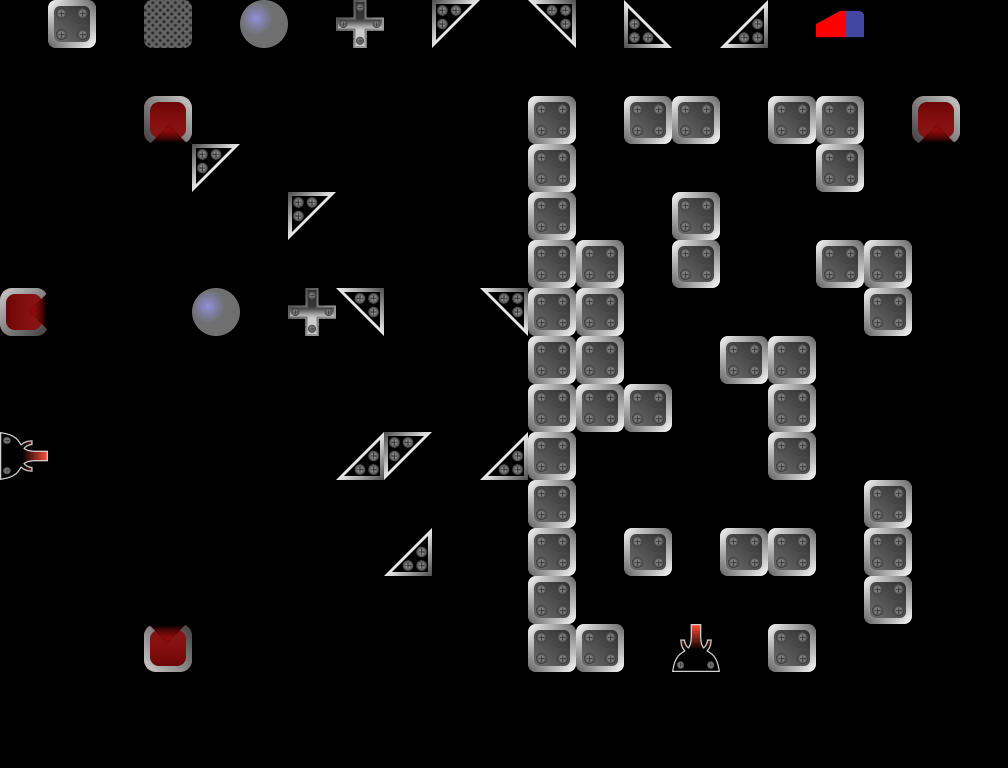

The image is a tile-based game level rendered from a .tmx file. Its description and complete source (layers, tilesets, objects, tile grids) follow:
An orthogonal 21x16 tile map with 48x48 px tiles, 2 tile layers (Blocks, Info), 1 hidden layer not drawn, 1 image layer.

<map version="1.10" tiledversion="1.10.2" orientation="orthogonal" renderorder="right-down" width="21" height="16" tilewidth="48" tileheight="48" infinite="0" nextlayerid="10" nextobjectid="2">
 <editorsettings>
  <export target="../../public/assets/levels/level-21.json" format="json" />
 </editorsettings>
 <tileset firstgid="1" name="tileset" tilewidth="48" tileheight="48" tilecount="18" columns="18">
  <image source="../../public/assets/tileset.png" width="864" height="48" />
  <tile id="0" type="BlockingBlock" />
  <tile id="1" type="Cross" />
  <tile id="2" type="BallMirror" />
  <tile id="3" type="BottomLeftMirror" />
  <tile id="4" type="BottomRightMirror" />
  <tile id="5" type="TopLeftMirror" />
  <tile id="6" type="TopRightMirror" />
  <tile id="7" type="TimedBlock" />
  <tile id="8" type="LaserStartDown" />
  <tile id="9" type="LaserStartLeft" />
  <tile id="10" type="LaserStartRight" />
  <tile id="11" type="LaserStartUp" />
  <tile id="12" type="TargetUp" />
  <tile id="13" type="TargetRight" />
  <tile id="14" type="TargetDown" />
  <tile id="15" type="TargetLeft" />
  <tile id="16" type="ForbiddenBlock" />
  <tile id="17" type="Eraser" />
 </tileset>
 <imagelayer id="9" name="bg" locked="1" opacity="0.5" offsetx="-1.34366" offsety="95.2359">
  <image source="../black.png" width="960" height="576" />
 </imagelayer>
 <layer id="2" name="Blocks" width="21" height="16">
  <data encoding="csv">
0,0,0,0,0,0,0,0,0,0,0,0,0,0,0,0,0,0,0,0,0,
0,0,0,0,0,0,0,0,0,0,0,0,0,0,0,0,0,0,0,0,0,
0,0,0,15,0,0,0,0,0,0,0,1,0,1,1,0,1,1,0,15,0,
0,0,0,0,5,0,0,0,0,0,0,1,0,0,0,0,0,1,0,0,0,
0,0,0,0,0,0,5,0,0,0,0,1,0,0,1,0,0,0,0,0,0,
0,0,0,0,0,0,0,0,0,0,0,1,1,0,1,0,0,1,1,0,0,
14,0,0,0,3,0,2,4,0,0,4,1,1,0,0,0,0,0,1,0,0,
0,0,0,0,0,0,0,0,0,0,0,1,1,0,0,1,1,0,0,0,0,
0,0,0,0,0,0,0,0,0,0,0,1,1,1,0,0,1,0,0,0,0,
11,0,0,0,0,0,0,6,5,0,6,1,0,0,0,0,1,0,0,0,0,
0,0,0,0,0,0,0,0,0,0,0,1,0,0,0,0,0,0,1,0,0,
0,0,0,0,0,0,0,0,6,0,0,1,0,1,0,1,1,0,1,0,0,
0,0,0,0,0,0,0,0,0,0,0,1,0,0,0,0,0,0,1,0,0,
0,0,0,13,0,0,0,0,0,0,0,1,1,0,12,0,1,0,0,0,0,
0,0,0,0,0,0,0,0,0,0,0,0,0,0,0,0,0,0,0,0,0,
0,0,0,0,0,0,0,0,0,0,0,0,0,0,0,0,0,0,0,0,0
</data>
 </layer>
 <layer id="5" name="Info" width="21" height="16">
  <properties>
   <property name="BallMirror" type="int" value="1" />
   <property name="BlockingBlock" type="int" value="0" />
   <property name="BottomLeftMirror" type="int" value="2" />
   <property name="BottomRightMirror" type="int" value="1" />
   <property name="Cross" type="int" value="2" />
   <property name="LevelName" value="The Two Probelms" />
   <property name="MaxItems" type="int" value="10" />
   <property name="TimedBlock" type="int" value="0" />
   <property name="TopLeftMirror" type="int" value="3" />
   <property name="TopRightMirror" type="int" value="1" />
  </properties>
  <data encoding="csv">
0,1,0,8,0,3,0,2,0,5,0,4,0,7,0,6,0,18,0,0,0,
0,0,0,0,0,0,0,0,0,0,0,0,0,0,0,0,0,0,0,0,0,
0,0,0,0,0,0,0,0,0,0,0,0,0,0,0,0,0,0,0,0,0,
0,0,0,0,0,0,0,0,0,0,0,0,0,0,0,0,0,0,0,0,0,
0,0,0,0,0,0,0,0,0,0,0,0,0,0,0,0,0,0,0,0,0,
0,0,0,0,0,0,0,0,0,0,0,0,0,0,0,0,0,0,0,0,0,
0,0,0,0,0,0,0,0,0,0,0,0,0,0,0,0,0,0,0,0,0,
0,0,0,0,0,0,0,0,0,0,0,0,0,0,0,0,0,0,0,0,0,
0,0,0,0,0,0,0,0,0,0,0,0,0,0,0,0,0,0,0,0,0,
0,0,0,0,0,0,0,0,0,0,0,0,0,0,0,0,0,0,0,0,0,
0,0,0,0,0,0,0,0,0,0,0,0,0,0,0,0,0,0,0,0,0,
0,0,0,0,0,0,0,0,0,0,0,0,0,0,0,0,0,0,0,0,0,
0,0,0,0,0,0,0,0,0,0,0,0,0,0,0,0,0,0,0,0,0,
0,0,0,0,0,0,0,0,0,0,0,0,0,0,0,0,0,0,0,0,0,
0,0,0,0,0,0,0,0,0,0,0,0,0,0,0,0,0,0,0,0,0,
0,0,0,0,0,0,0,0,0,0,0,0,0,0,0,0,0,0,0,0,0
</data>
 </layer>
 <layer id="7" name="SelectionArea" width="21" height="16" visible="0" locked="1">
  <data encoding="csv">
0,0,0,0,0,0,0,0,0,0,0,0,0,0,0,0,0,0,0,0,0,
0,0,0,0,0,0,0,0,0,0,0,0,0,0,0,0,0,0,0,0,0,
8,8,8,8,8,8,8,8,8,8,8,8,8,8,8,8,8,8,8,8,8,
8,8,8,8,8,8,8,8,8,8,8,8,8,8,8,8,8,8,8,8,8,
8,8,8,8,8,8,8,8,8,8,8,8,8,8,8,8,8,8,8,8,8,
8,8,8,8,8,8,8,8,8,8,8,8,8,8,8,8,8,8,8,8,8,
8,8,8,8,8,8,8,8,8,8,8,8,8,8,8,8,8,8,8,8,8,
8,8,8,8,8,8,8,8,8,8,8,8,8,8,8,8,8,8,8,8,8,
8,8,8,8,8,8,8,8,8,8,8,8,8,8,8,8,8,8,8,8,8,
8,8,8,8,8,8,8,8,8,8,8,8,8,8,8,8,8,8,8,8,8,
8,8,8,8,8,8,8,8,8,8,8,8,8,8,8,8,8,8,8,8,8,
8,8,8,8,8,8,8,8,8,8,8,8,8,8,8,8,8,8,8,8,8,
8,8,8,8,8,8,8,8,8,8,8,8,8,8,8,8,8,8,8,8,8,
8,8,8,8,8,8,8,8,8,8,8,8,8,8,8,8,8,8,8,8,8,
0,0,0,0,0,0,0,0,0,0,0,0,0,0,0,0,0,0,0,0,0,
0,0,0,0,0,0,0,0,0,0,0,0,0,0,0,0,0,0,0,0,0
</data>
 </layer>
</map>
